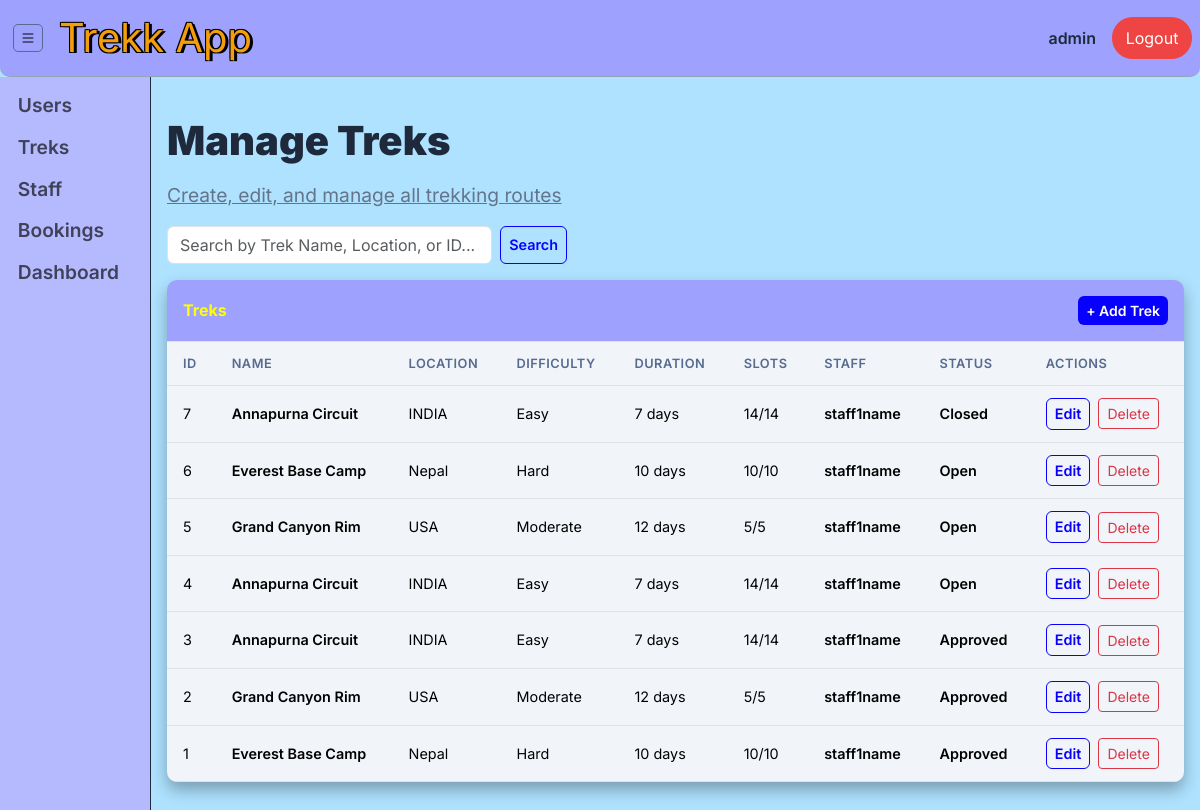
/admin/treks (signed in), run on an earlier commit of the app's database.
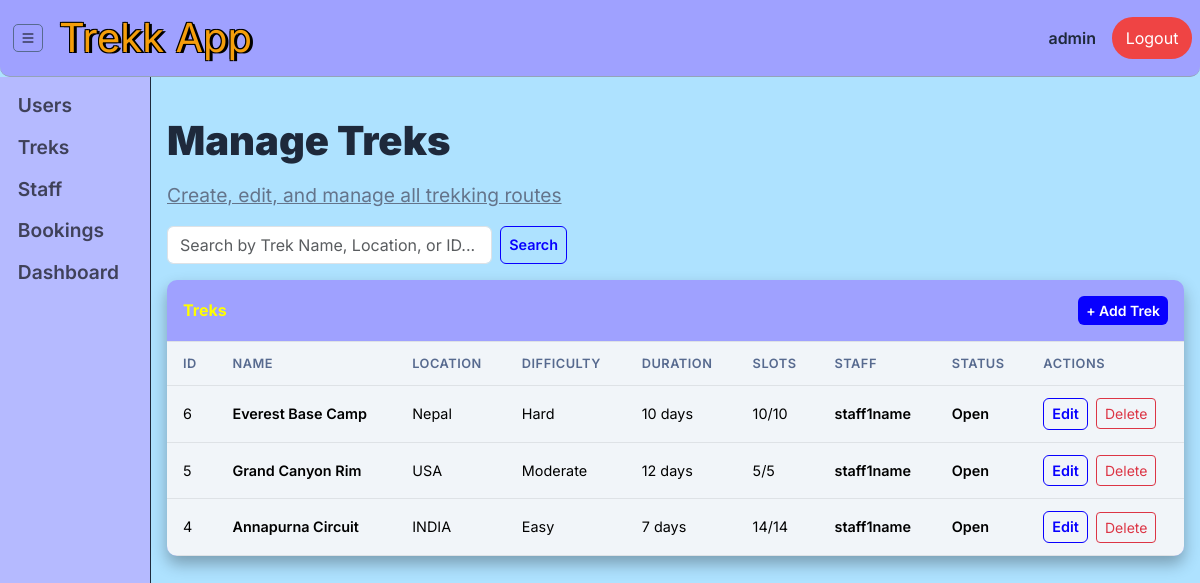
And on a later commit of the database.
### models.py (models this page shows, shortened)
class TREKK(db.Model): # trek table(entity)
    __tablename__ = 'trek'
    trek_id = db.Column(db.Integer,primary_key=True)
    name = db.Column(db.String(150), nullable=False)
    difficulty = db.Column(db.String(50), nullable=False) # easy , moderate or hard
    duration = db.Column(db.String(50), nullable=False) # '2 days' or '5 days'
    location = db.Column(db.String(40),nullable=False)
    total_slots = db.Column(db.Integer, nullable=False)
    avl_slots = db.Column(db.Integer, nullable=False)
    assigned_staff_id = db.Column(db.Integer, db.ForeignKey("user.user_id"))
    description = db.Column(db.Text, nullable=True)
    price = db.Column(db.Float, nullable=False) # 2000.50, 2500.40
    status = db.Column(db.String(50), nullable=False,default="Pending" )  # Pending, Approved, Closed, & Open
    start_date = db.Column(db.Date, nullable=False)
    end_date = db.Column(db.Date, nullable=False)
    date_of_create = db.Column(db.DateTime, default=datetime.utcnow)
    booked_treks = db.relationship("BOOKING", backref="trek", lazy=True)

class USER(UserMixin, db.Model): # user table(entity)
    __tablename__ = 'user'
    user_id = db.Column(db.Integer, primary_key=True, autoincrement=True) #user_id (primary key)
    username = db.Column(db.String(150), unique=True,nullable=False)
    email = db.Column(db.String(250),unique=True,nullable=False)
    fullname = db.Column(db.String(150),nullable=False)
    password = db.Column(db.String(250),nullable=False)
    phone_number = db.Column(db.String(20),nullable=True)
    role = db.Column(db.String(50),nullable=False, default="user") # user ,staff, admin
    status = db.Column(db.String(50),nullable=False, default="pending") # approved or rejected or blacklisted
    curr_status = db.Column(db.String(50),nullable=False, default="inactive")# active or inactive
    is_validated = db.Column(db.Boolean, default=False) # for admin to verify the user!
    qualification = db.Column(db.String(300),nullable=True) #null for users & bit mandate for staff
    date_of_create = db.Column(db.DateTime, default=datetime.utcnow)
    trek_bookings = db.relationship("BOOKING", backref="user", lazy=True)
    assigned_trek_staff = db.relationship("TREKK", backref="staff", lazy=True,  )

### routes/admin_route.py (the view, shortened to what this page needs)
@admin_bp.route("/treks")
@role_validator("admin")
def find_treks():
    t = request.args.get("t", '').strip()
    query = TREKK.query
    treks = query.order_by(TREKK.date_of_create.desc()).all()
    return render_template("admin/treks.html", treks=treks, t=t)

### routes/admin_route.py (called while the page is built)
def login_validator(func):
    @wraps(func)
    def decorated(*a, **kw):
        if 'user_id' not in session:
            flash("Please Log in to your Account First!", "warning")
            return redirect(url_for('auth.main'))
        return func(*a, **kw)
    return decorated

def role_validator(*roles):
    def wrapper(func):
        @wraps(func)
        @login_validator
        def decorated(*a, **kw):
            if session.get('role') not in roles:
                flash("Invalid User! Access Forbiden.", "danger")
                return redirect(url_for('auth.main'))
            return func(*a, **kw)
        return decorated
    return wrapper

### templates/admin/treks.html (shortened to what this page needs)
{% extends "base.html" %}
{% block content %}
<div class="page-heading d-flex justify-content-between align-items-center">
  <div>
    <h2>Manage Treks</h2>
    <u>Create, edit, and manage all trekking routes</u>
  </div>
</div>
<form method="GET" action="{{ url_for('admin.find_treks') }}" class="d-flex mb-3" style="max-width: 400px;">
<input type="text" name="t" value="{{ t }}" class="form-control me-2" placeholder="Search by Trek Name, Location, or ID...">
<button class="btn btn-outline-custom" type="submit">Search</button>
</form>
<div class="table-panel">
  <div class="p-3 border-bottom d-flex justify-content-between align-items-center">
        <h6 class="mb-0 fw-bold" >Treks</h6>
        <a href="{{ url_for('admin.add_treks')}}" class="btn btn-sm btn-accent ">+ Add Trek</a>
      </div>
  <div class="control-table">
    <table class="table">
      <thead>
        <tr><th>ID</th><th>Name</th><th>Location</th><th>Difficulty</th><th>Duration</th><th>Slots</th><th>Staff</th><th>Status</th><th>Actions</th></tr>
      </thead>
      <tbody>
      {% for t in treks %}
      <tr>
        <td>{{ t.trek_id }}</td>
        <td class="fw-semibold">{{ t.name }}</td>
        <td>{{ t.location }}</td>
        <td>{{ t.difficulty }}</td>
        <td>{{ t.duration }} days</td>
        <td>{{ t.avl_slots }}/{{ t.total_slots }}</td>
        <td class="fw-semibold">{{ t.staff.fullname if t.staff else '—' }}</td>
        <td class="fw-semibold">{{ t.status }}</td>
        <td>
          <a href="{{ url_for('admin.edit_treks', t_id=t.trek_id ) }}" class="btn btn-sm btn-outline-custom me-1">Edit</a>
          <form method="POST" action="{{ url_for('admin.delete_treks', t_id=t.trek_id ) }}" class="d-inline"
                onsubmit="return confirm('Delete this trek?')">
            <button class="btn btn-sm btn-outline-danger">Delete</button>
          </form>
        </td>
      </tr>
      {% else %}
      <tr><td colspan="9" class="text-muted text-center"><h5>No treks available!</h5><p>Add treks to get started.</p></td></tr>
      {% endfor %}
      </tbody>
    </table>
  </div>
</div>
{% endblock %}

What changed in the data, as far as the page shows it:
removed TREKK: trek_id "7", name "Annapurna Circuit", location "INDIA", difficulty "Easy", duration "7", avl_slots "14", total_slots "14", staff "staff1name", status "Closed"
removed TREKK: trek_id "3", name "Annapurna Circuit", location "INDIA", difficulty "Easy", duration "7", avl_slots "14", total_slots "14", staff "staff1name", status "Approved"
removed TREKK: trek_id "2", name "Grand Canyon Rim", location "USA", difficulty "Moderate", duration "12", avl_slots "5", total_slots "5", staff "staff1name", status "Approved"
removed TREKK: trek_id "1", name "Everest Base Camp", location "Nepal", difficulty "Hard", duration "10", avl_slots "10", total_slots "10", staff "staff1name", status "Approved"
